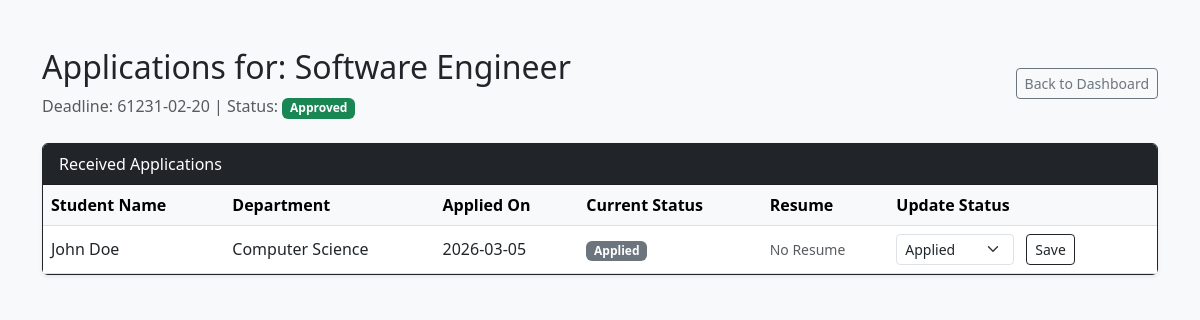
The app's page /drive/1/applications (signed in) with its own data.
### models.py (models this page shows)
class Drive(db.Model):
    id = db.Column(db.Integer, primary_key=True)
    company_id = db.Column(db.Integer, db.ForeignKey('user.id'), nullable=False)
    job_title = db.Column(db.String(150), nullable=False)
    job_description = db.Column(db.Text, nullable=False)
    eligibility_criteria = db.Column(db.Text, nullable=False)
    application_deadline = db.Column(db.String(50), nullable=False)
    status = db.Column(db.String(50), default='Pending')
    company = db.relationship('User', backref='drives')

class Application(db.Model):
    id = db.Column(db.Integer, primary_key=True)
    student_id = db.Column(db.Integer, db.ForeignKey('user.id'), nullable=False)
    drive_id = db.Column(db.Integer, db.ForeignKey('drive.id'), nullable=False)
    application_date = db.Column(db.DateTime, default=datetime.utcnow)
    status = db.Column(db.String(50), default='Applied')
    student = db.relationship('User', backref='applications')
    drive = db.relationship('Drive', backref='applications')

class User(db.Model, UserMixin):
    id = db.Column(db.Integer, primary_key=True)
    username = db.Column(db.String(150), unique=True, nullable=False)
    password = db.Column(db.String(150), nullable=False)
    role = db.Column(db.String(50), nullable=False)
    name = db.Column(db.String(150), nullable=True)
    department = db.Column(db.String(150), nullable=True)
    resume_filename = db.Column(db.String(255), nullable=True)
    company_name = db.Column(db.String(150), nullable=True)
    hr_contact = db.Column(db.String(150), nullable=True)
    website = db.Column(db.String(255), nullable=True)
    industry = db.Column(db.String(150), nullable=True)
    is_approved = db.Column(db.Boolean, default=False)
    is_blacklisted = db.Column(db.Boolean, default=False)

### app.py (the view)
@app.route('/drive/<int:drive_id>/applications')
@login_required
def drive_applications(drive_id):
    if current_user.role != 'company':
        return redirect(url_for('login'))
    drive = Drive.query.get_or_404(drive_id)
    if drive.company_id != current_user.id:
        flash('Unauthorized access.', 'danger')
        return redirect(url_for('company_dashboard'))
    applications = Application.query.filter_by(drive_id=drive_id).all()
    return render_template('drive_applications.html', drive=drive, applications=applications)

### app.py (called while the page is built)
@login_manager.user_loader
def load_user(user_id):
    return User.query.get(int(user_id))

### templates/drive_applications.html (shortened to what this page needs)
{% extends 'base.html' %}
{% block content %}
<div class="d-flex justify-content-between align-items-center mb-4">
    <div>
        <h2>Applications for: {{ drive.job_title }}</h2>
        <p class="text-muted m-0">Deadline: {{ drive.application_deadline }} | Status:
            <span class="badge
                {% if drive.status == 'Approved' %}bg-success
                {% elif drive.status == 'Pending' %}bg-warning text-dark
                {% elif drive.status == 'Closed' %}bg-secondary
                {% else %}bg-dark{% endif %}">
                {{ drive.status }}
            </span>
        </p>
    </div>
    <a href="{{ url_for('company_dashboard') }}" class="btn btn-outline-secondary btn-sm">Back to Dashboard</a>
</div>
<div class="card border-dark shadow-sm">
    <div class="card-header bg-dark text-white">Received Applications</div>
    <div class="card-body p-0">
        <table class="table table-hover mb-0 align-middle">
            <thead class="table-light">
                <tr>
                    <th>Student Name</th>
                    <th>Department</th>
                    <th>Applied On</th>
                    <th>Current Status</th>
                    <th>Resume</th>
                    <th>Update Status</th>
                </tr>
            </thead>
            <tbody>
                {% for app in applications %}
                <tr>
                    <td>{{ app.student.name }}</td>
                    <td>{{ app.student.department }}</td>
                    <td>{{ app.application_date.strftime('%Y-%m-%d') }}</td>
                    <td>
                        <span class="badge
                            {% if app.status == 'Applied' %}bg-secondary
                            {% elif app.status == 'Shortlisted' %}bg-info text-dark
                            {% elif app.status == 'Selected' %}bg-success
                            {% elif app.status == 'Rejected' %}bg-danger
                            {% endif %}">
                            {{ app.status }}
                        </span>
                    </td>
                    <td>
                        {% if app.student.resume_filename %}
                        <a href="{{ url_for('static', filename='resumes/' + app.student.resume_filename) }}"
                            target="_blank" class="btn btn-sm btn-outline-info">View PDF</a>
                        {% else %}
                        <span class="text-muted small">No Resume</span>
                        {% endif %}
                    </td>
                    <td>
                        <form action="{{ url_for('update_application', app_id=app.id) }}" method="POST"
                            class="d-flex gap-1 m-0">
                            <select name="status" class="form-select form-select-sm me-2" style="width: auto;">
                                <option value="Applied" {% if app.status=='Applied' %}selected{% endif %}>Applied
                                </option>
                            </select>
                            <button type="submit" class="btn btn-sm btn-outline-dark">Save</button>
                        </form>
                    </td>
                </tr>
                {% else %}
                <tr>
                    <td colspan="6" class="text-center text-muted py-4">No applications received for this drive yet.
                    </td>
                </tr>
                {% endfor %}
            </tbody>
        </table>
    </div>
</div>
{% endblock %}

### records on screen
Drive: job_title "Software Engineer", application_deadline "61231-02-20", status "Approved"
Application: student.name "John Doe", student.department "Computer Science", application_date "2026-03-05", status "Applied"
